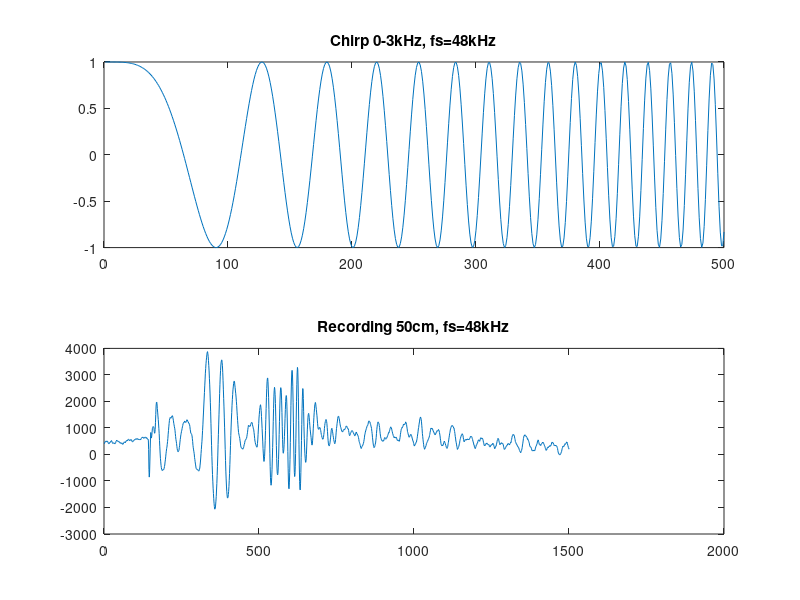

The MATLAB script that drew this image:
fs = 48000; % 48 khz
f0  = 0;
f1 = 3000;
T  = 1/fs;
L  = 500; % Length of chirp
t  = (0:L-1)/fs;
x = chirp(t, f0, (L-1)/fs, f1);
figure
subplot(2,1,1)
plot(x)
title('Chirp 0-3kHz, fs=48kHz')
subplot(2,1,2)
cm50 = load('50cm.dat');
plot(cm50)
title('Recording 50cm, fs=48kHz')
